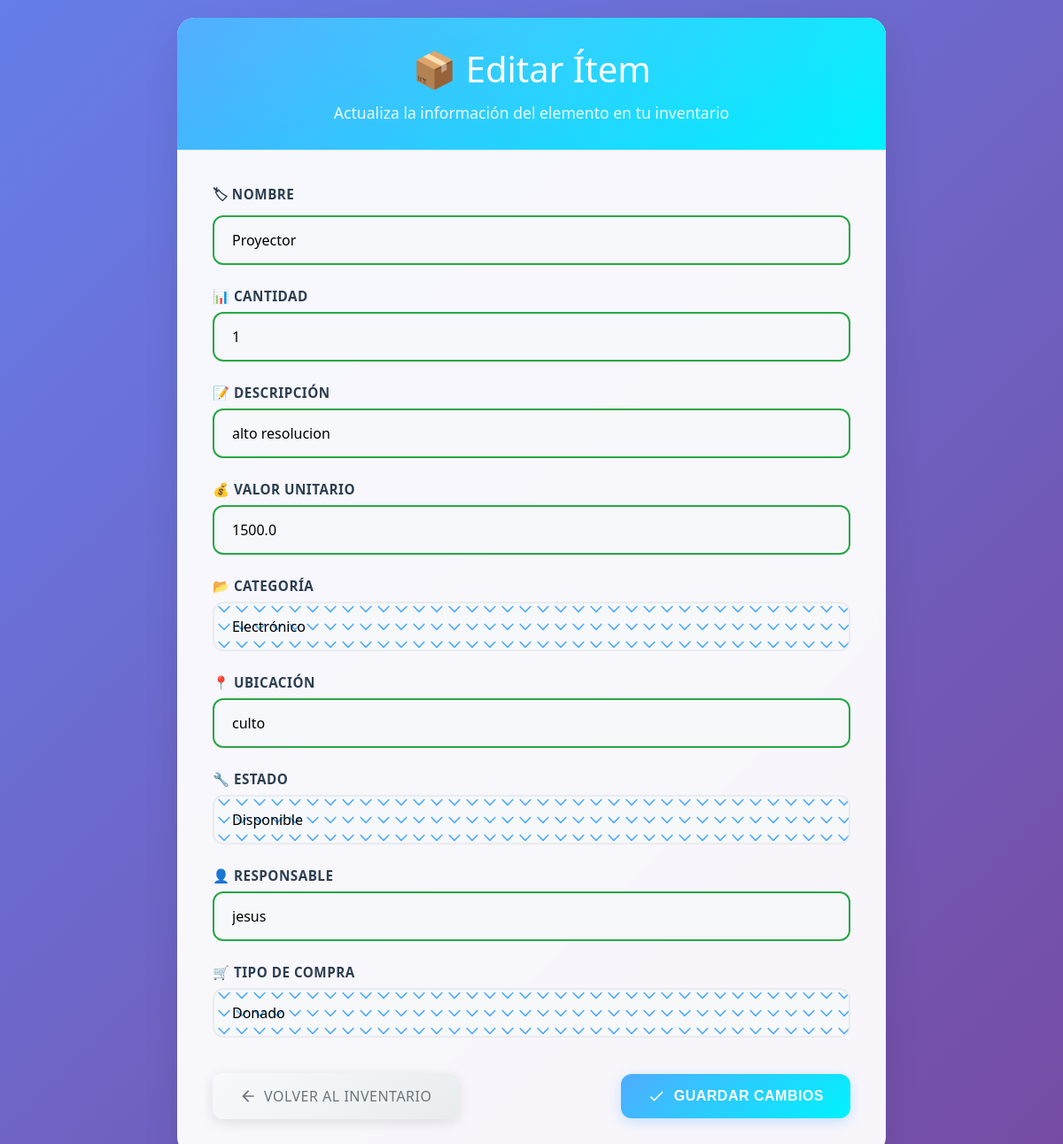
The app's page /editar/b4e77a66-6b80-4ce3-a906-d575fd414e0d with its own data.
### inventario_web.py (models this page shows)
class Item(Base):
    __tablename__ = 'items'
    id = Column(String, primary_key=True, default=lambda: str(uuid.uuid4()))
    nombre = Column(String, nullable=False)
    descripcion = Column(String)
    cantidad = Column(Integer, nullable=False, default=1)
    valor_unitario = Column(Float)
    fecha_registro = Column(String, default=lambda: datetime.now().strftime("%Y-%m-%d %H:%M:%S"))
    categoria = Column(Enum(CategoriaItem), nullable=False)
    ubicacion = Column(String)
    estado = Column(Enum(EstadoItem), default=EstadoItem.DISPONIBLE)
    responsable = Column(String)
    tipo_compra = Column(Enum(TipoCompra), nullable=False, default=TipoCompra.COMPRADO)

### inventario_web.py (the view, shortened to what this page needs)
@app.route('/editar/<item_id>', methods=['GET', 'POST'])
def editar(item_id):
    session = Session()
    try:
        item = session.query(Item).filter_by(id=item_id).one()
    except NoResultFound:
        session.close()
        flash("Ítem no encontrado", "error")
        return redirect(url_for('index'))
    session.close()
    return render_template('editar.html', item=item,
                           categorias=CategoriaItem,
                           estados=EstadoItem,
                           tipos_compra=TipoCompra)

### templates/editar.html (shortened to what this page needs)
<!DOCTYPE html>
<html lang="es">
<head>
</head>
<body>
  <div class="container">
    <div class="header">
      <h1>📦 Editar Ítem</h1>
      <p>Actualiza la información del elemento en tu inventario</p>
    </div>
    <div class="form-container">
      <form method="POST">
        <div class="form-grid">
          <div class="form-group">
            <label for="nombre">🏷 Nombre</label>
            <input type="text" id="nombre" name="nombre" value="{{ item.nombre }}" required placeholder="Ingresa el nombre del ítem" />
          </div>
          <div class="form-group">
            <label for="cantidad">📊 Cantidad</label>
            <input type="number" id="cantidad" name="cantidad" min="1" value="{{ item.cantidad }}" placeholder="Ej: 10" />
          </div>
          <div class="form-group full-width">
            <label for="descripcion">📝 Descripción</label>
            <input type="text" id="descripcion" name="descripcion" value="{{ item.descripcion }}" placeholder="Describe el ítem en detalle" />
          </div>
          <div class="form-group">
            <label for="valor_unitario">💰 Valor Unitario</label>
            <input type="number" id="valor_unitario" step="0.01" name="valor_unitario" value="{{ item.valor_unitario }}" placeholder="0.00" />
          </div>
          <div class="form-group">
            <label for="categoria">📂 Categoría</label>
            <select id="categoria" name="categoria" required>
              {% for cat in categorias %}
                <option value="{{ cat.value }}" {% if cat == item.categoria %}selected{% endif %}>{{ cat.value }}</option>
              {% endfor %}
            </select>
          </div>
          <div class="form-group">
            <label for="ubicacion">📍 Ubicación</label>
            <input type="text" id="ubicacion" name="ubicacion" value="{{ item.ubicacion }}" placeholder="Ej: Almacén A - Estante 3" />
          </div>
          <div class="form-group">
            <label for="estado">🔧 Estado</label>
            <select id="estado" name="estado">
              {% for estado in estados %}
                <option value="{{ estado.value }}" {% if estado == item.estado %}selected{% endif %}>{{ estado.value }}</option>
              {% endfor %}
            </select>
          </div>
          <div class="form-group">
            <label for="responsable">👤 Responsable</label>
            <input type="text" id="responsable" name="responsable" value="{{ item.responsable }}" placeholder="Nombre del responsable" />
          </div>
          <div class="form-group">
            <label for="tipo_compra">🛒 Tipo de Compra</label>
            <select id="tipo_compra" name="tipo_compra">
              {% for tipo in tipos_compra %}
                <option value="{{ tipo.value }}" {% if tipo == item.tipo_compra %}selected{% endif %}>{{ tipo.value }}</option>
              {% endfor %}
            </select>
          </div>
        </div>
        <div class="button-group">
          <a href="{{ url_for('index') }}" class="btn btn-secondary back-link">
            <svg class="icon" viewBox="0 0 24 24">
              <path d="M20 11H7.83l5.59-5.59L12 4l-8 8 8 8 1.41-1.41L7.83 13H20v-2z"/>
            </svg>
            Volver al Inventario
          </a>
          <button type="submit" class="btn btn-primary">
            <svg class="icon" viewBox="0 0 24 24">
              <path d="M9 16.17L4.83 12l-1.42 1.41L9 19 21 7l-1.41-1.41z"/>
            </svg>
            Guardar Cambios
          </button>
        </div>
      </form>
    </div>
  </div>
</body>
</html>

### templates/editar.html (style rules this page uses)
* { margin: 0; padding: 0; box-sizing: border-box; }
body { font-family: 'Segoe UI', Tahoma, Geneva, Verdana, sans-serif; background: linear-gradient(135deg, #667eea 0%, #764ba2 100%); min-height: 100vh; padding: 20px; }
.container { max-width: 800px; margin: 0 auto; background: rgba(255, 255, 255, 0.95); backdrop-filter: blur(10px); border-radius: 20px; box-shadow: 0 20px 40px rgba(0, 0, 0, 0.1); overflow: hidden; }
.header { background: linear-gradient(135deg, #4facfe 0%, #00f2fe 100%); color: white; padding: 30px; text-align: center; position: relative; }
.header::before { content: ''; position: absolute; top: 0; left: 0; right: 0; bottom: 0; opacity: 0.5; }
.header h1 { font-size: 2.5rem; font-weight: 300; margin-bottom: 10px; position: relative; z-index: 1; }
.header p { opacity: 0.9; font-size: 1.1rem; position: relative; z-index: 1; }
.form-container { padding: 40px; }
.form-grid { display: grid; gap: 25px; grid-template-columns: repeat(auto-fit, minmax(350px, 1fr)); }
.form-group { position: relative; }
.form-group.full-width { grid-column: 1 / -1; }
label { display: block; margin-bottom: 8px; font-weight: 600; color: #2c3e50; font-size: 0.95rem; text-transform: uppercase; letter-spacing: 0.5px; }
input[type="text"], input[type="number"], select { width: 100%; padding: 15px 20px; border: 2px solid #e9ecef; border-radius: 12px; font-size: 1rem; transition: all 0.3s ease; background: rgba(248, 249, 250, 0.8); font-family: inherit; }
select { cursor: pointer; background-repeat: no-range; background-position: right 15px center; background-size: 20px; appearance: none; padding-right: 50px; }
.button-group { display: flex; gap: 15px; margin-top: 40px; align-items: center; justify-content: space-between; flex-wrap: wrap; }
.btn { padding: 15px 30px; border: none; border-radius: 12px; font-size: 1rem; font-weight: 600; cursor: pointer; transition: all 0.3s ease; text-decoration: none; display: inline-flex; align-items: center; gap: 10px; text-transform: uppercase; letter-spacing: 0.5px; }
.btn-primary { background: linear-gradient(135deg, #4facfe 0%, #00f2fe 100%); color: white; box-shadow: 0 4px 15px rgba(79, 172, 254, 0.3); }
.btn-secondary { background: linear-gradient(135deg, #f8f9fa 0%, #e9ecef 100%); color: #495057; box-shadow: 0 4px 15px rgba(0, 0, 0, 0.1); }
.back-link { display: flex; align-items: center; gap: 8px; font-weight: 500; color: #6c757d; }
input:valid { border-color: #28a745; }
.icon { width: 20px; height: 20px; fill: currentColor; }

### records on screen
Item: nombre "Proyector", cantidad "1", descripcion "alto resolucion", valor_unitario "1500.0", categoria "Electrónico", ubicacion "culto", estado "Disponible", responsable "jesus", tipo_compra "Donado"
